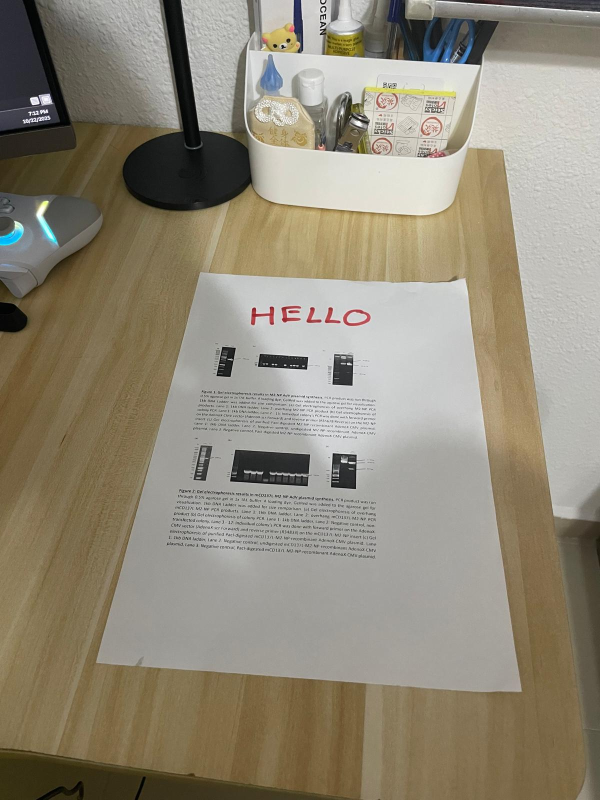
//> input picture OpenCV-Project/Resource/paper2.jpg, 1200 x 1600 px (shown at 1/2 size)
$ ./main   (built with g++ and OpenCV 4)
//> lines starting //> are read from the running program, lines starting //| are printed output that depends on the picture; after the words box and inside, x2 and y2 are one past the last pixel; in counts of white or black regions, pixels touching at a corner belong together
### OpenCV-Project/src/config.h
#include<string>
std::string tessDataPath = "C:/Users/ngjaz/vcpkg/installed/x64-windows/share/tessdata";

### OpenCV-Project/src/main.cpp
#include "config.h"

#include <opencv2/imgcodecs.hpp>
#include <opencv2/imgproc.hpp>
#include <opencv2/highgui.hpp>

#include <tesseract/baseapi.h>
#include <leptonica/allheaders.h>

#include <iostream>
#include <vector>
#include <functional>

#define CONFIDENCE_THRESHOLD 90.0f


namespace {
	constexpr int width = 350;
	constexpr int height = 450;
}

struct HSV{
	int h;
	int s;
	int v;
};;


cv::Mat PreProcessImage(const cv::Mat&, int);
std::vector<cv::Point> sortContourPoints(const std::vector<cv::Point>& contour);
std::vector<cv::Point> findContours(const cv::Mat&, std::function<int(const std::vector<std::vector<cv::Point>>&)> callback);
void DrawPoints(const std::vector<cv::Point>& points, cv::Mat& img);

int main() {


	cv::Mat img;
	img = cv::imread("../Resource/paper2.jpg");
//> img is the input picture: 1600 rows x 1200 cols, CV_8UC3; mean B, G, R 120.1, 137.2, 144.7

	if (img.empty()) {
		std::cerr << "Error: Could not load image!\n";
		return -1;
	}

	cv::resize(img, img, cv::Size(), 0.5, 0.5);
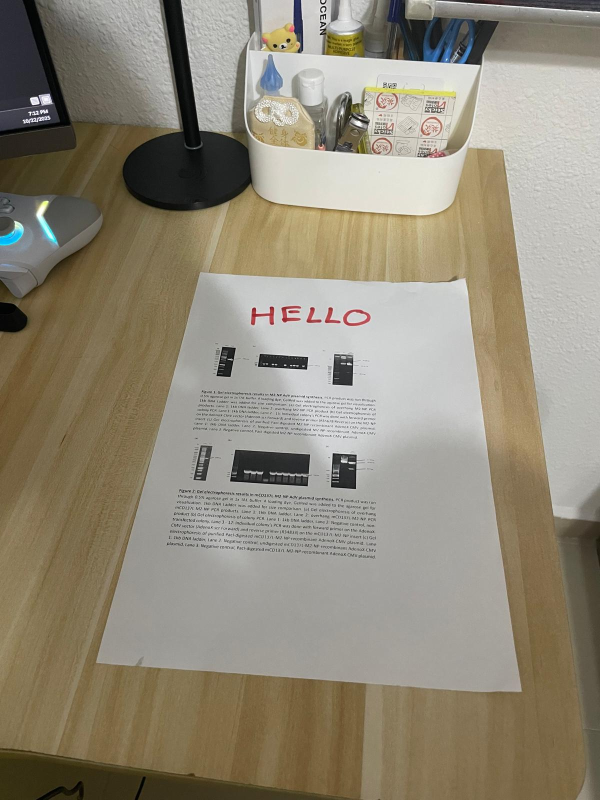
//> img: 800 rows x 600 cols, CV_8UC3; mean B, G, R 120.3, 137.3, 144.9
	int attempts = 5; //number of attempts with different preprocessing
	int areaThreshold = (img.rows * img.cols) / 16; //minimum area of the rectangle to be detected
//> areaThreshold = 30000

	std::vector<cv::Point> result;
	for (int n{}; n < attempts*2; n+=2) {
		cv::Mat pImg = PreProcessImage(img, 5 + n);

		auto getLargestRectangleContour = [&](const std::vector<std::vector<cv::Point>>& contours) {
			int largestIndex = -1;
			//cv::drawContours(img, contours, -1, cv::Scalar(255.f, 0.f, 0.f), 3);
			double largestArea = 0.0;
			for (int i = 0; i < contours.size(); ++i) {

				if (contours[i].size() != 4) continue;

				double area = cv::contourArea(contours[i]);
				if (area > areaThreshold && area > largestArea) {
					largestArea = area;
					largestIndex = i;
				}
			}
			return largestIndex;
			};
		result = findContours(pImg, getLargestRectangleContour);

		if (!result.empty()) break;
	}
//> this loop made 2 passes
//> pass 1, in PreProcessImage, `cv::cvtColor(img, gray, cv::COLOR_BGR2GRAY);`:
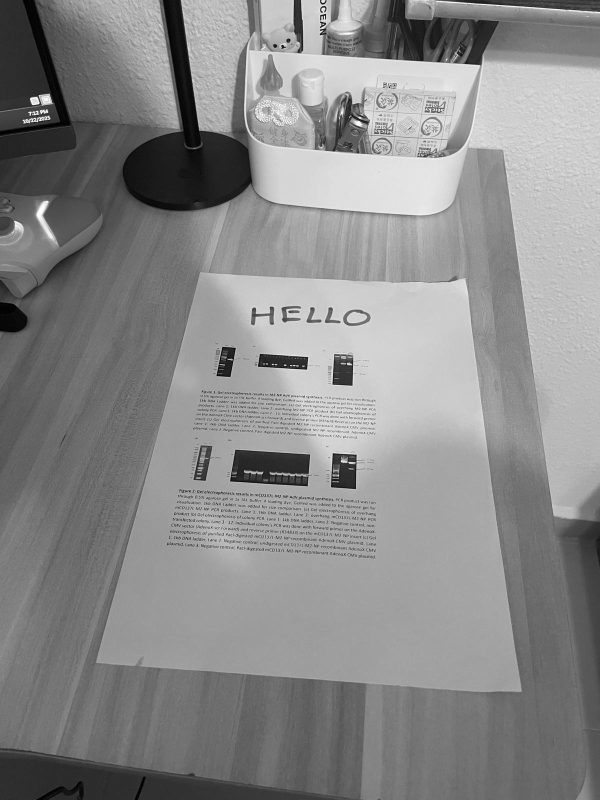
//> gray: 800 rows x 600 cols, CV_8UC1; min 0, max 255, mean 137.6
//> pass 1, in PreProcessImage, `cv::Canny(blur, edges1, 0, 200);`:
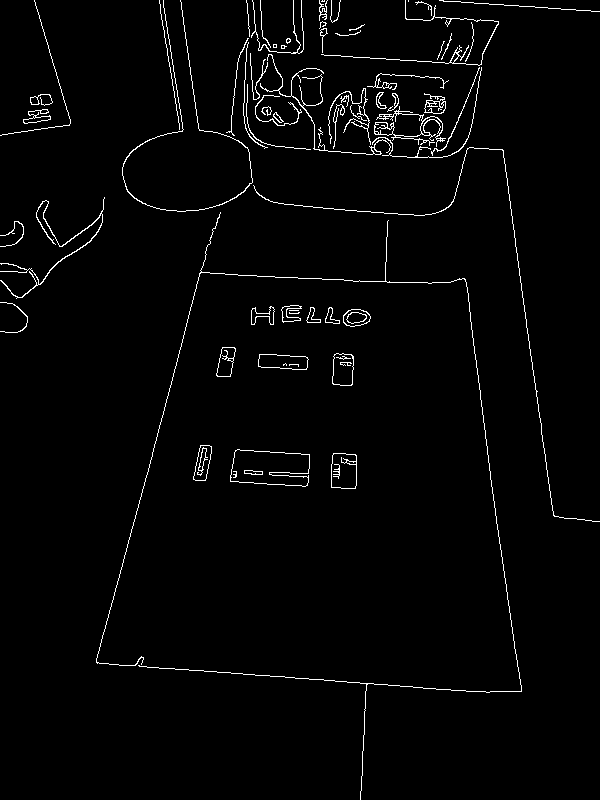
//> edges1: 800 rows x 600 cols, CV_8UC1; 2.1% white in thin lines or dots
//> pass 1, in PreProcessImage, `cv::morphologyEx(edges1, edges2, cv::MORPH_CLOSE, kernel);`:
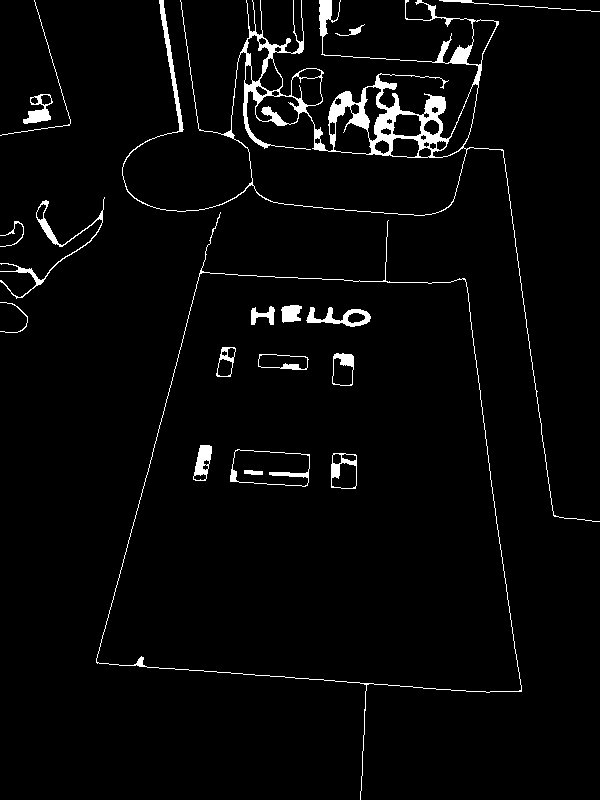
//> edges2: 800 rows x 600 cols, CV_8UC1; 3.2% white; 19 white regions


	if (result.size() > 0) {
		std::vector<std::vector<cv::Point>> contoursVec = { result };
//> contoursVec = 1 contour; box (x1, y1, x2, y2) and area: (96, 271, 521, 692) 138578


		result = sortContourPoints(result);
//> the loop in sortContourPoints, `for (auto& p : contour) pts.push_back(cv::Point(p.x, p.y));` made 4 passes
//> in sortContourPoints, `std::sort(pts.begin(), pts.end(), [](const cv::Point& a, const cv::Poi..`: pts = 4 Points (x, y): [201, 271], [465, 279], [96, 662], [520, 691]
//> in sortContourPoints, `top.push_back(pts[0]);`: top = 1 Point (x, y): [201, 271]
//> in sortContourPoints, `top.push_back(pts[1]);`: top = 2 Points (x, y): [201, 271], [465, 279]
//> in sortContourPoints, `bottom.push_back(pts[2]);`: bottom = 1 Point (x, y): [96, 662]
//> in sortContourPoints, `bottom.push_back(pts[3]);`: bottom = 2 Points (x, y): [96, 662], [520, 691]
//> result has the same summary as pts in sortContourPoints
		std::vector<cv::Point2f> srcPoints;
		for (auto& p : result) {
			srcPoints.push_back(cv::Point2f(p.x, p.y));
		}
//> this loop made 4 passes


		std::vector<cv::Point2f> dest = {
		{0.f, 0.f},
		{width, 0.f},
		{0.f, height},
		{width, height}
		};

		cv::Mat transformedMatrix = cv::getPerspectiveTransform(srcPoints, dest);
//> transformedMatrix = [[2.36, 0.633, -645.1], [-0.0966, 3.19, -844.5], [8.55e-05, 0.0027, 1]]
		cv::Mat warpedImg;
		cv::warpPerspective(img, warpedImg, transformedMatrix, cv::Size(width, height));
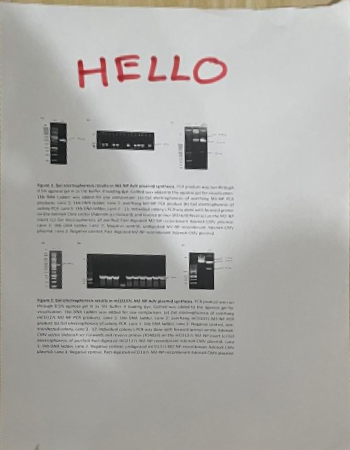
//> warpedImg: 450 rows x 350 cols, CV_8UC3; mean B, G, R 166.8, 170.4, 171.5

		{
//> (the run ends here: the program needs code that is not available in this run, at `tesseract::TessBaseAPI tess;`)

$ run again, with OpenCV-Project/Resource/paper3.jpg copied over OpenCV-Project/Resource/paper2.jpg
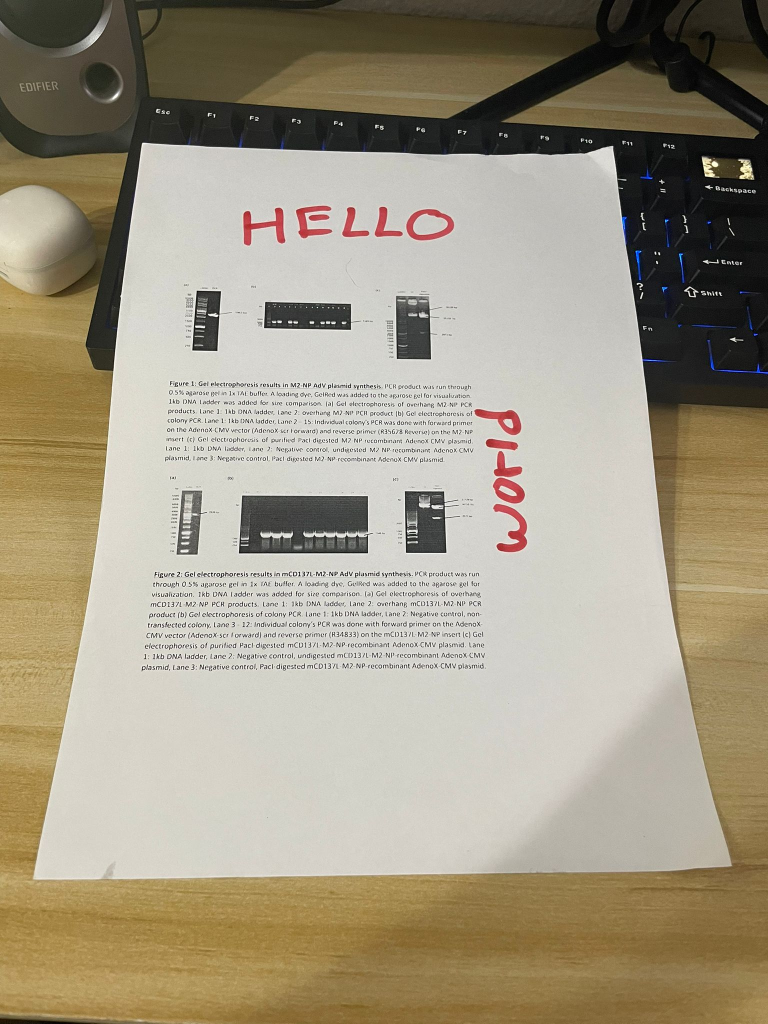
//> input picture OpenCV-Project/Resource/paper3.jpg, 1536 x 2048 px (shown at 1/2 size)
//> img is the input picture: 2048 rows x 1536 cols, CV_8UC3; mean B, G, R 130.3, 150.9, 160.1
//> img: 1024 rows x 768 cols, CV_8UC3
//> the loop `for (int n{}; n < attempts*2; n+=2)` made 3 passes
//> pass 1, in PreProcessImage, `cv::Canny(blur, edges1, 0, 200);`:
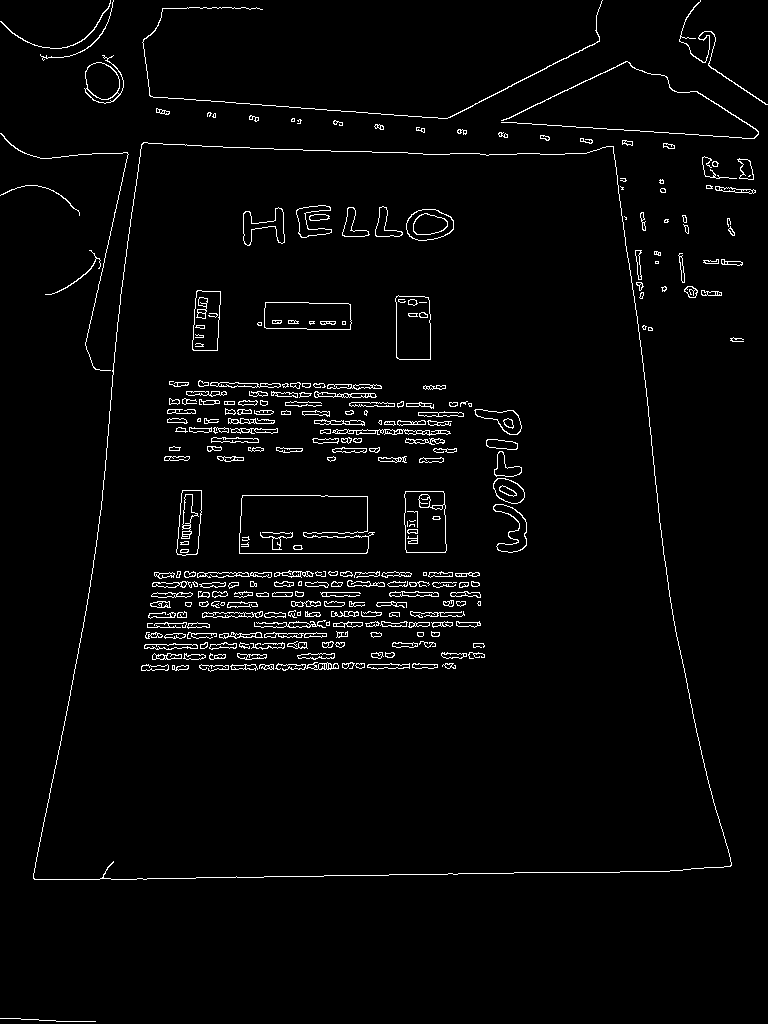
//> edges1: 1024 rows x 768 cols, CV_8UC1; 2.7% white in thin lines or dots
//> contoursVec = 1 contour; box (x1, y1, x2, y2) and area: (33, 143, 731, 878) 424290
//> the loop in sortContourPoints, `for (auto& p : contour) pts.push_back(cv::Point(p.x, p.y));` made 4 passes
//> pts = 4 Points (x, y): [142, 143], [613, 147], [730, 866], [33, 877]
//> in sortContourPoints, `top.push_back(pts[0]);`: top = 1 Point (x, y): [142, 143]
//> in sortContourPoints, `top.push_back(pts[1]);`: top = 2 Points (x, y): [142, 143], [613, 147]
//> in sortContourPoints, `bottom.push_back(pts[2]);`: bottom = 1 Point (x, y): [730, 866]
//> in sortContourPoints, `bottom.push_back(pts[3]);`: bottom = 2 Points (x, y): [730, 866], [33, 877]
//> in sortContourPoints, `std::sort(bottom.begin(), bottom.end(), [](const cv::Point& a, const c..`: bottom = 2 Points (x, y): [33, 877], [730, 866]
//> `result = sortContourPoints(result);`: result = 4 Points (x, y): [142, 143], [613, 147], [33, 877], [730, 866]
//> the loop `for (auto& p : result)` made 4 passes
//> transformedMatrix = [[0.801, 0.119, -130.8], [-0.00847, 0.998, -141.5], [-4.25e-05, 0.000719, 1]]
//> `cv::warpPerspective(img, warpedImg, transformedMatrix, cv::Size(width,..`:
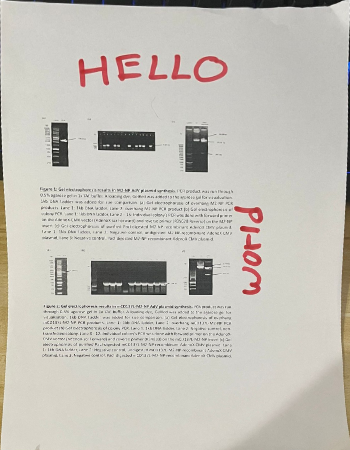
//> warpedImg: 450 rows x 350 cols, CV_8UC3; mean B, G, R 185.7, 193.2, 196.7

$ run again, with OpenCV-Project/Resource/paper.jpg copied over OpenCV-Project/Resource/paper2.jpg
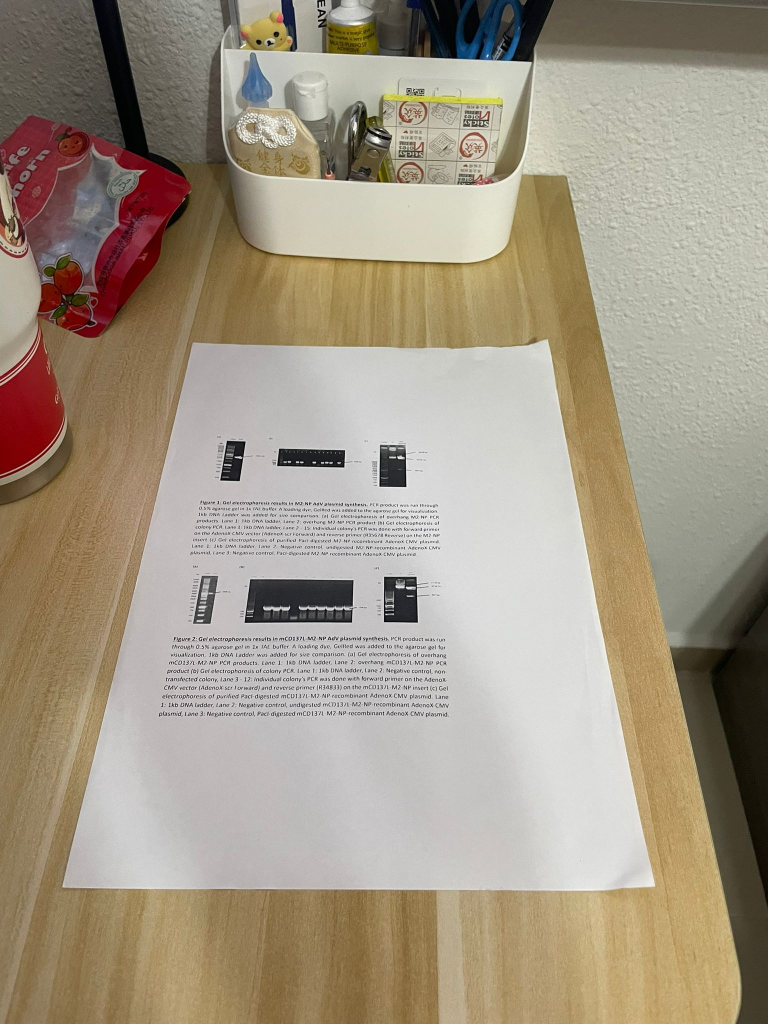
//> input picture OpenCV-Project/Resource/paper.jpg, 1536 x 2048 px (shown at 1/2 size)
//> img is the input picture: 2048 rows x 1536 cols, CV_8UC3; mean B, G, R 132.9, 151, 162.6
//> img: 1024 rows x 768 cols, CV_8UC3
//> the loop `for (int n{}; n < attempts*2; n+=2)` made 1 pass
//> pass 1, in PreProcessImage, `cv::Canny(blur, edges1, 0, 200);`:
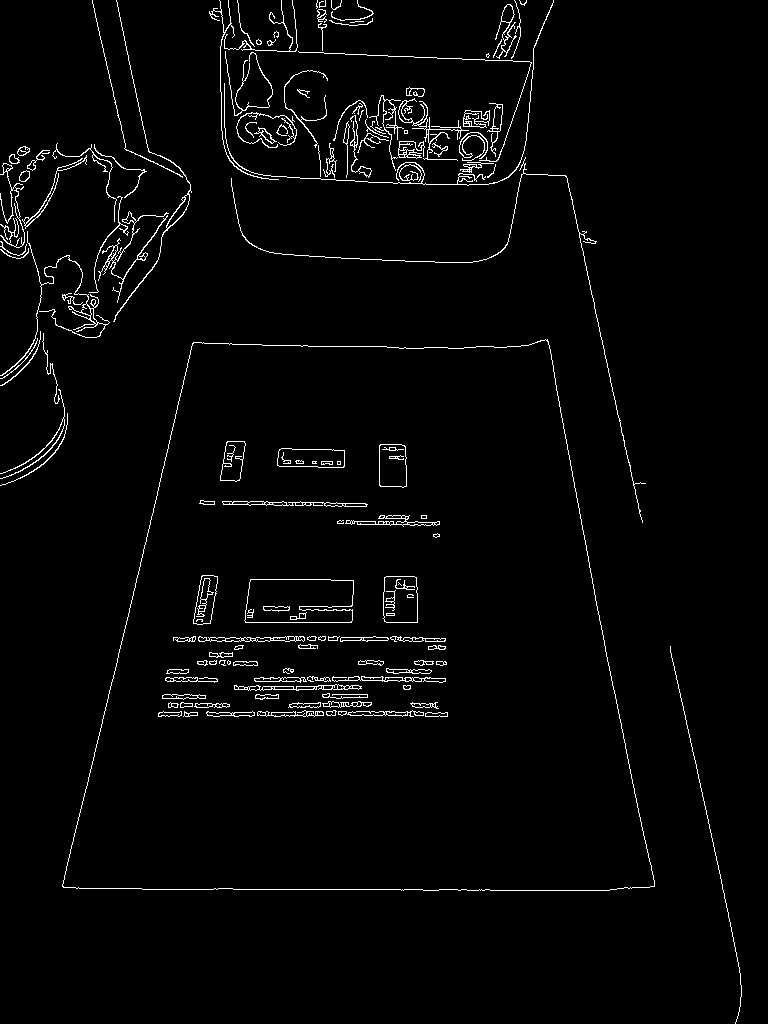
//> edges1: 1024 rows x 768 cols, CV_8UC1; 2.4% white in thin lines or dots
//> contoursVec = 1 contour; box (x1, y1, x2, y2) and area: (63, 339, 655, 888) 257994
//> the loop in sortContourPoints, `for (auto& p : contour) pts.push_back(cv::Point(p.x, p.y));` made 4 passes
//> pts = 4 Points (x, y): [547, 339], [192, 343], [654, 886], [63, 887]
//> in sortContourPoints, `top.push_back(pts[0]);`: top = 1 Point (x, y): [547, 339]
//> in sortContourPoints, `top.push_back(pts[1]);`: top = 2 Points (x, y): [547, 339], [192, 343]
//> in sortContourPoints, `bottom.push_back(pts[2]);`: bottom = 1 Point (x, y): [654, 886]
//> in sortContourPoints, `bottom.push_back(pts[3]);`: bottom = 2 Points (x, y): [654, 886], [63, 887]
//> in sortContourPoints, `std::sort(top.begin(), top.end(), [](const cv::Point& a, const cv::Poi..`: top = 2 Points (x, y): [192, 343], [547, 339]
//> in sortContourPoints, `std::sort(bottom.begin(), bottom.end(), [](const cv::Point& a, const c..`: bottom = 2 Points (x, y): [63, 887], [654, 886]
//> `result = sortContourPoints(result);`: result = 4 Points (x, y): [192, 343], [547, 339], [63, 887], [654, 886]
//> the loop `for (auto& p : result)` made 4 passes
//> transformedMatrix = [[1.73, 0.411, -473.5], [0.027, 2.4, -828.5], [5.47e-05, 0.00213, 1]]
//> `cv::warpPerspective(img, warpedImg, transformedMatrix, cv::Size(width,..`:
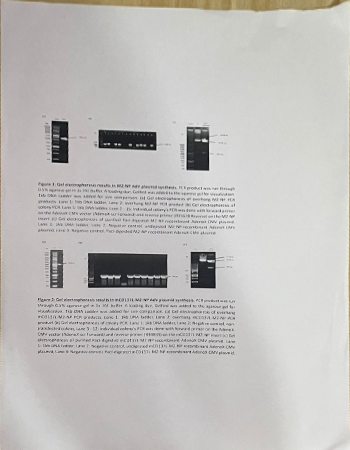
//> warpedImg: 450 rows x 350 cols, CV_8UC3; mean B, G, R 188.5, 190.5, 192.4
